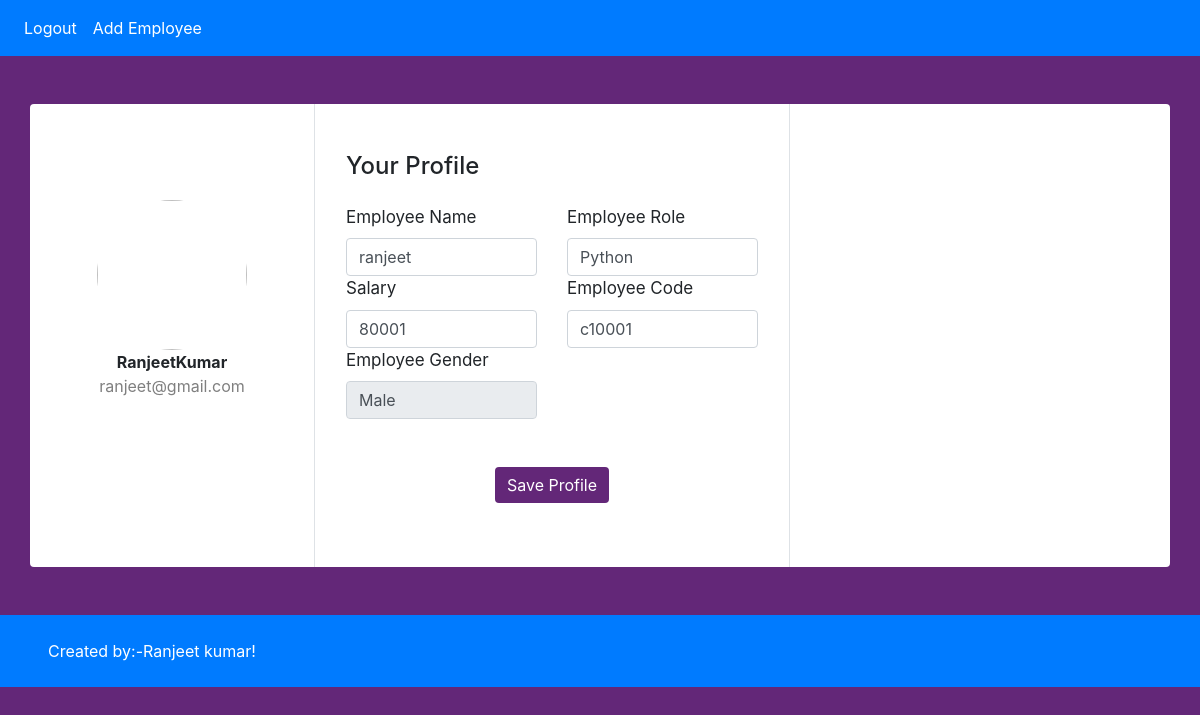
Page /update/1 (signed in) on the committed database.
### app/models.py (models this page shows, shortened)
class CustomUser(AbstractBaseUser, PermissionsMixin):
    first_name=models.CharField(max_length=10)
    last_name=models.CharField(max_length=20)
    email = models.EmailField(unique=True)
    phone_number=models.IntegerField(default=0)
    is_staff = models.BooleanField(default=False)
    is_active = models.BooleanField(default=True)
    USERNAME_FIELD = "email"
    REQUIRED_FIELDS = []
    objects = CustomUserManager()

class EmployeeDetail(models.Model):
    emp_name = models.CharField(max_length=50, null=True, blank=True)
    emp_role = models.CharField(max_length=20, default="Python Developer", choices=ROLE_CHOICES)
    salary = models.CharField(max_length=50, null=True, blank=True)
    gender = models.CharField(max_length=20, default="Male", choices=GENDER_CHOICES)
    emp_code = models.CharField(max_length=70, null=True, blank=True)
    joined_date = models.DateField(auto_now_add=True)

### app/views.py (the view, shortened to what this page needs)
# urls.py: path('update/<int:id>',views.EmpUpdateView.as_view(), name="update"),
class EmpUpdateView(View):
    template_name = "app/emp_update.html"
    def get(self, request, id):
        context = {}
        if request.user.is_authenticated:
            context['emp_update'] = EmployeeDetail.objects.get(id=id)
            return render(self.request, self.template_name, context)

### app/templates/app/emp_update.html (shortened to what this page needs)
{% include "header.html" %}
{% block content %}
 <div class="container rounded bg-white mt-5 mb-5">
  <div class="row">
      <div class="col-md-3 border-right">
          <div class="d-flex flex-column align-items-center text-center p-3 py-5"><img class="rounded-circle mt-5" width="150px" src="https://st3.depositphotos.com/15648834/17930/v/600/depositphotos_179308454-stock-illustration-unknown-person-silhouette-glasses-profile.jpg"><span class="font-weight-bold">{{request.user.first_name}}{{request.user.last_name}}</span><span class="text-black-50">{{request.user.email}}</span></div>
      </div>
      <div class="col-md-5 border-right">
          <div class="p-3 py-5">
              <div class="d-flex justify-content-between align-items-center mb-3">
                  <h4 class="text-right"> Your Profile</h4>
              </div>
              <form method="POST" action="/update/{{ emp_update.id }}">
              <div class="row mt-2">
                  <div class="col-md-6"><label for="emp_name" class="labels">Employee Name</label><input type="text" name="emp_name" id="emp_name" class="form-control"  value={{emp_update.emp_name}}></div>
                  <div class="col-md-6"><label for="emp_role" class="labels">Employee Role</label><input type="text" name="emp_role" id="emp_role" class="form-control" value={{emp_update.emp_role}} ></div>
                  <div class="col-md-6"><label for="salary" class="labels">Salary</label><input type="text" name="salary" id="salary" class="form-control"  value={{emp_update.salary}}></div>
                  <div class="col-md-6"><label for="emp_code" class="labels">Employee Code</label><input type="text" name="emp_code" id="emp_code" class="form-control"  value={{emp_update.emp_code}}></div>
                  <div class="col-md-6"><label for="gender" class="labels">Employee Gender</label><input type="text" name="gender" id="gender" class="form-control"  value={{emp_update.gender}} disabled></div>
              </div>
              <div class="mt-5 text-center"><button class="btn btn-primary profile-button" type="submit">Save Profile</button></div>
          </div>
      </div>
  </div>
</div>
{% include "foter.html" %}
{% endblock content %}

### app/templates/app/emp_update.html (style rules this page uses)
.profile-button { background: rgb(99, 39, 120); box-shadow: none; border: none }
.labels { font-size: 17px }

### rows in the picture
CustomUser: user.first_name "Ranjeet", user.last_name "Kumar", user.email "ranjeet@gmail.com"
EmployeeDetail: emp_name "ranjeet", emp_role "Python", salary "80001", emp_code "c10001", gender "Male"
